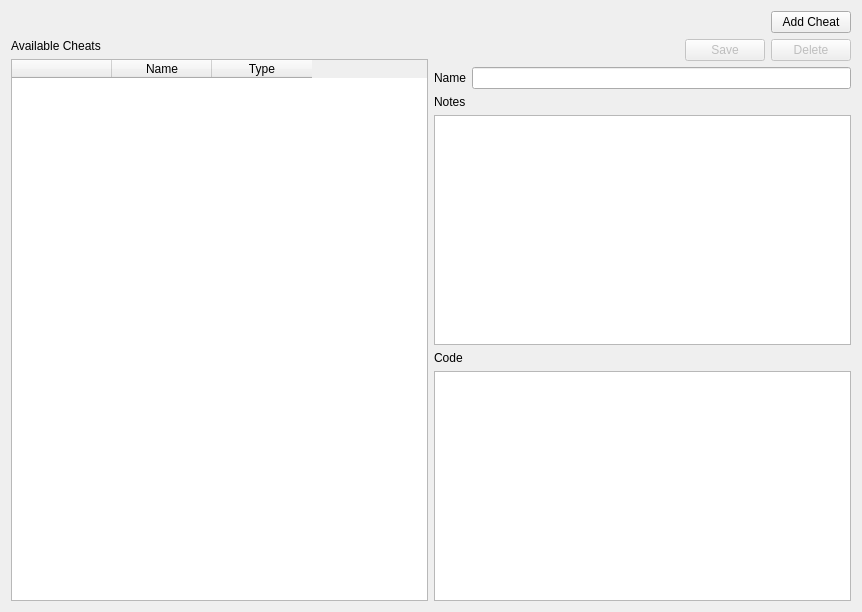
<?xml version="1.0" encoding="UTF-8"?>
<ui version="4.0">
 <class>ConfigureCheats</class>
 <widget class="QWidget" name="ConfigureCheats">
  <property name="windowModality">
   <enum>Qt::ApplicationModal</enum>
  </property>
  <property name="geometry">
   <rect>
    <x>0</x>
    <y>0</y>
    <width>862</width>
    <height>612</height>
   </rect>
  </property>
  <property name="sizePolicy">
   <sizepolicy hsizetype="Fixed" vsizetype="Fixed">
    <horstretch>0</horstretch>
    <verstretch>0</verstretch>
   </sizepolicy>
  </property>
  <property name="windowTitle">
   <string>Cheats</string>
  </property>
  <layout class="QVBoxLayout">
   <item>
    <layout class="QHBoxLayout">
     <item>
      <spacer>
       <property name="orientation">
        <enum>Qt::Horizontal</enum>
       </property>
       <property name="sizeHint" stdset="0">
        <size>
         <width>0</width>
         <height>0</height>
        </size>
       </property>
      </spacer>
     </item>
     <item>
      <widget class="QPushButton" name="buttonAddCheat">
       <property name="text">
        <string>Add Cheat</string>
       </property>
      </widget>
     </item>
    </layout>
   </item>
   <item>
    <layout class="QHBoxLayout">
     <item>
      <layout class="QVBoxLayout">
       <item>
        <widget class="QLabel" name="labelAvailableCheats">
         <property name="text">
          <string>Available Cheats</string>
         </property>
        </widget>
       </item>
       <item>
        <widget class="QTableWidget" name="tableCheats">
         <property name="editTriggers">
          <set>QAbstractItemView::NoEditTriggers</set>
         </property>
         <property name="selectionMode">
          <enum>QAbstractItemView::SingleSelection</enum>
         </property>
         <property name="selectionBehavior">
          <enum>QAbstractItemView::SelectRows</enum>
         </property>
         <property name="showGrid">
          <bool>false</bool>
         </property>
         <property name="columnCount">
          <number>3</number>
         </property>
         <attribute name="horizontalHeaderVisible">
          <bool>true</bool>
         </attribute>
         <attribute name="verticalHeaderVisible">
          <bool>false</bool>
         </attribute>
         <column>
          <property name="text">
           <string/>
          </property>
         </column>
         <column>
          <property name="text">
           <string>Name</string>
          </property>
         </column>
         <column>
          <property name="text">
           <string>Type</string>
          </property>
         </column>
        </widget>
       </item>
      </layout>
     </item>
     <item>
      <layout class="QVBoxLayout">
       <item>
        <layout class="QHBoxLayout">
         <item>
          <spacer>
           <property name="orientation">
            <enum>Qt::Horizontal</enum>
           </property>
           <property name="sizeHint" stdset="0">
            <size>
             <width>0</width>
             <height>0</height>
            </size>
           </property>
          </spacer>
         </item>
         <item>
          <widget class="QPushButton" name="buttonSave">
           <property name="enabled">
            <bool>false</bool>
           </property>
           <property name="text">
            <string>Save</string>
           </property>
          </widget>
         </item>
         <item>
          <widget class="QPushButton" name="buttonDelete">
           <property name="enabled">
            <bool>false</bool>
           </property>
           <property name="text">
            <string>Delete</string>
           </property>
          </widget>
         </item>
        </layout>
       </item>
       <item>
        <layout class="QVBoxLayout">
         <item>
          <layout class="QHBoxLayout">
           <item>
            <widget class="QLabel" name="labelName">
             <property name="text">
              <string>Name</string>
             </property>
            </widget>
           </item>
           <item>
            <widget class="QLineEdit" name="lineName"/>
           </item>
          </layout>
         </item>
         <item>
          <widget class="QLabel" name="labelNotes">
           <property name="text">
            <string>Notes</string>
           </property>
          </widget>
         </item>
         <item>
          <widget class="QPlainTextEdit" name="textNotes"/>
         </item>
         <item>
          <widget class="QLabel" name="labelCode">
           <property name="text">
            <string>Code</string>
           </property>
          </widget>
         </item>
         <item>
          <widget class="QPlainTextEdit" name="textCode"/>
         </item>
        </layout>
       </item>
      </layout>
     </item>
    </layout>
   </item>
   <item>
    <layout class="QHBoxLayout">
     <item>
      <spacer>
       <property name="orientation">
        <enum>Qt::Horizontal</enum>
       </property>
       <property name="sizeHint" stdset="0">
        <size>
         <width>0</width>
         <height>0</height>
        </size>
       </property>
      </spacer>
     </item>
    </layout>
   </item>
  </layout>
 </widget>
 <tabstops>
  <tabstop>buttonAddCheat</tabstop>
  <tabstop>tableCheats</tabstop>
  <tabstop>lineName</tabstop>
  <tabstop>textNotes</tabstop>
  <tabstop>textCode</tabstop>
  <tabstop>buttonSave</tabstop>
  <tabstop>buttonDelete</tabstop>
 </tabstops>
 <resources/>
 <connections/>
</ui>
